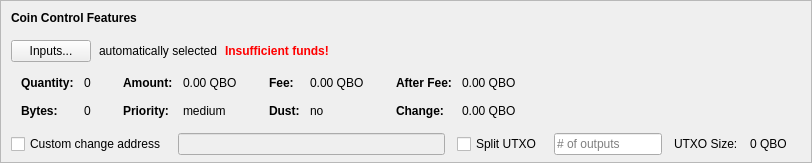
    <widget class="QFrame" name="frameCoinControl">
     <property name="sizePolicy">
      <sizepolicy hsizetype="Expanding" vsizetype="Expanding">
       <horstretch>0</horstretch>
       <verstretch>0</verstretch>
      </sizepolicy>
     </property>
     <property name="maximumSize">
      <size>
       <width>16777215</width>
       <height>16777215</height>
      </size>
     </property>
     <property name="frameShape">
      <enum>QFrame::StyledPanel</enum>
     </property>
     <property name="frameShadow">
      <enum>QFrame::Sunken</enum>
     </property>
     <layout class="QVBoxLayout" name="verticalLayoutCoinControl2">
      <property name="spacing">
       <number>0</number>
      </property>
      <property name="leftMargin">
       <number>0</number>
      </property>
      <property name="topMargin">
       <number>0</number>
      </property>
      <property name="rightMargin">
       <number>0</number>
      </property>
      <property name="bottomMargin">
       <number>6</number>
      </property>
      <item>
       <layout class="QVBoxLayout" name="verticalLayoutCoinControl" stretch="0,0,0,0,1">
        <property name="spacing">
         <number>0</number>
        </property>
        <property name="leftMargin">
         <number>10</number>
        </property>
        <property name="topMargin">
         <number>10</number>
        </property>
        <item>
         <layout class="QHBoxLayout" name="horizontalLayoutCoinControl1">
          <property name="bottomMargin">
           <number>15</number>
          </property>
          <item>
           <widget class="QLabel" name="labelCoinControlFeatures">
            <property name="sizePolicy">
             <sizepolicy hsizetype="Preferred" vsizetype="Maximum">
              <horstretch>0</horstretch>
              <verstretch>0</verstretch>
             </sizepolicy>
            </property>
            <property name="font">
             <font>
              <weight>75</weight>
              <bold>true</bold>
             </font>
            </property>
            <property name="styleSheet">
             <string notr="true">font-weight:bold;</string>
            </property>
            <property name="text">
             <string>Coin Control Features</string>
            </property>
           </widget>
          </item>
         </layout>
        </item>
        <item>
         <layout class="QHBoxLayout" name="horizontalLayoutCoinControl2" stretch="0,0,0,0">
          <property name="spacing">
           <number>8</number>
          </property>
          <property name="bottomMargin">
           <number>10</number>
          </property>
          <item>
           <widget class="QPushButton" name="pushButtonCoinControl">
            <property name="styleSheet">
             <string notr="true"/>
            </property>
            <property name="text">
             <string>Inputs...</string>
            </property>
            <property name="autoDefault">
             <bool>false</bool>
            </property>
           </widget>
          </item>
          <item>
           <widget class="QLabel" name="labelCoinControlAutomaticallySelected">
            <property name="text">
             <string>automatically selected</string>
            </property>
            <property name="margin">
             <number>5</number>
            </property>
           </widget>
          </item>
          <item>
           <widget class="QLabel" name="labelCoinControlInsuffFunds">
            <property name="font">
             <font>
              <weight>75</weight>
              <bold>true</bold>
             </font>
            </property>
            <property name="styleSheet">
             <string notr="true">color:red;font-weight:bold;</string>
            </property>
            <property name="text">
             <string>Insufficient funds!</string>
            </property>
            <property name="margin">
             <number>5</number>
            </property>
           </widget>
          </item>
          <item>
           <spacer name="horizontalSpacerCoinControl">
            <property name="orientation">
             <enum>Qt::Horizontal</enum>
            </property>
            <property name="sizeHint" stdset="0">
             <size>
              <width>40</width>
              <height>1</height>
             </size>
            </property>
           </spacer>
          </item>
         </layout>
        </item>
        <item>
         <widget class="QWidget" name="widgetCoinControl" native="true">
          <property name="sizePolicy">
           <sizepolicy hsizetype="Preferred" vsizetype="Preferred">
            <horstretch>0</horstretch>
            <verstretch>0</verstretch>
           </sizepolicy>
          </property>
          <property name="minimumSize">
           <size>
            <width>0</width>
            <height>0</height>
           </size>
          </property>
          <property name="styleSheet">
           <string notr="true"/>
          </property>
          <layout class="QHBoxLayout" name="horizontalLayoutCoinControl5">
           <property name="leftMargin">
            <number>0</number>
           </property>
           <property name="topMargin">
            <number>0</number>
           </property>
           <property name="rightMargin">
            <number>0</number>
           </property>
           <property name="bottomMargin">
            <number>0</number>
           </property>
           <item>
            <layout class="QHBoxLayout" name="horizontalLayoutCoinControl3" stretch="0,0,0,1">
             <property name="spacing">
              <number>20</number>
             </property>
             <property name="topMargin">
              <number>0</number>
             </property>
             <property name="bottomMargin">
              <number>10</number>
             </property>
             <item>
              <layout class="QFormLayout" name="formLayoutCoinControl1">
               <property name="horizontalSpacing">
                <number>10</number>
               </property>
               <property name="verticalSpacing">
                <number>14</number>
               </property>
               <property name="leftMargin">
                <number>10</number>
               </property>
               <property name="topMargin">
                <number>4</number>
               </property>
               <property name="rightMargin">
                <number>6</number>
               </property>
               <item row="0" column="0">
                <widget class="QLabel" name="labelCoinControlQuantityText">
                 <property name="font">
                  <font>
                   <weight>75</weight>
                   <bold>true</bold>
                  </font>
                 </property>
                 <property name="text">
                  <string>Quantity:</string>
                 </property>
                 <property name="margin">
                  <number>0</number>
                 </property>
                </widget>
               </item>
               <item row="0" column="1">
                <widget class="QLabel" name="labelCoinControlQuantity">
                 <property name="cursor">
                  <cursorShape>IBeamCursor</cursorShape>
                 </property>
                 <property name="contextMenuPolicy">
                  <enum>Qt::ActionsContextMenu</enum>
                 </property>
                 <property name="text">
                  <string notr="true">0</string>
                 </property>
                 <property name="margin">
                  <number>0</number>
                 </property>
                 <property name="textInteractionFlags">
                  <set>Qt::LinksAccessibleByMouse|Qt::TextSelectableByKeyboard|Qt::TextSelectableByMouse</set>
                 </property>
                </widget>
               </item>
               <item row="1" column="0">
                <widget class="QLabel" name="labelCoinControlBytesText">
                 <property name="font">
                  <font>
                   <weight>75</weight>
                   <bold>true</bold>
                  </font>
                 </property>
                 <property name="text">
                  <string>Bytes:</string>
                 </property>
                </widget>
               </item>
               <item row="1" column="1">
                <widget class="QLabel" name="labelCoinControlBytes">
                 <property name="cursor">
                  <cursorShape>IBeamCursor</cursorShape>
                 </property>
                 <property name="contextMenuPolicy">
                  <enum>Qt::ActionsContextMenu</enum>
                 </property>
                 <property name="text">
                  <string notr="true">0</string>
                 </property>
                 <property name="textInteractionFlags">
                  <set>Qt::LinksAccessibleByMouse|Qt::TextSelectableByKeyboard|Qt::TextSelectableByMouse</set>
                 </property>
                </widget>
               </item>
              </layout>
             </item>
             <item>
              <layout class="QFormLayout" name="formLayoutCoinControl2">
               <property name="horizontalSpacing">
                <number>10</number>
               </property>
               <property name="verticalSpacing">
                <number>14</number>
               </property>
               <property name="leftMargin">
                <number>6</number>
               </property>
               <property name="topMargin">
                <number>4</number>
               </property>
               <property name="rightMargin">
                <number>6</number>
               </property>
               <item row="0" column="0">
                <widget class="QLabel" name="labelCoinControlAmountText">
                 <property name="font">
                  <font>
                   <weight>75</weight>
                   <bold>true</bold>
                  </font>
                 </property>
                 <property name="text">
                  <string>Amount:</string>
                 </property>
                 <property name="margin">
                  <number>0</number>
                 </property>
                </widget>
               </item>
               <item row="0" column="1">
                <widget class="QLabel" name="labelCoinControlAmount">
                 <property name="cursor">
                  <cursorShape>IBeamCursor</cursorShape>
                 </property>
                 <property name="contextMenuPolicy">
                  <enum>Qt::ActionsContextMenu</enum>
                 </property>
                 <property name="text">
                  <string notr="true">0.00 QBO</string>
                 </property>
                 <property name="textInteractionFlags">
                  <set>Qt::LinksAccessibleByMouse|Qt::TextSelectableByKeyboard|Qt::TextSelectableByMouse</set>
                 </property>
                </widget>
               </item>
               <item row="1" column="0">
                <widget class="QLabel" name="labelCoinControlPriorityText">
                 <property name="font">
                  <font>
                   <weight>75</weight>
                   <bold>true</bold>
                  </font>
                 </property>
                 <property name="text">
                  <string>Priority:</string>
                 </property>
                </widget>
               </item>
               <item row="1" column="1">
                <widget class="QLabel" name="labelCoinControlPriority">
                 <property name="cursor">
                  <cursorShape>IBeamCursor</cursorShape>
                 </property>
                 <property name="contextMenuPolicy">
                  <enum>Qt::ActionsContextMenu</enum>
                 </property>
                 <property name="text">
                  <string>medium</string>
                 </property>
                 <property name="textInteractionFlags">
                  <set>Qt::LinksAccessibleByMouse|Qt::TextSelectableByKeyboard|Qt::TextSelectableByMouse</set>
                 </property>
                </widget>
               </item>
              </layout>
             </item>
             <item>
              <layout class="QFormLayout" name="formLayoutCoinControl3">
               <property name="horizontalSpacing">
                <number>10</number>
               </property>
               <property name="verticalSpacing">
                <number>14</number>
               </property>
               <property name="leftMargin">
                <number>6</number>
               </property>
               <property name="topMargin">
                <number>4</number>
               </property>
               <property name="rightMargin">
                <number>6</number>
               </property>
               <item row="0" column="0">
                <widget class="QLabel" name="labelCoinControlFeeText">
                 <property name="font">
                  <font>
                   <weight>75</weight>
                   <bold>true</bold>
                  </font>
                 </property>
                 <property name="text">
                  <string>Fee:</string>
                 </property>
                 <property name="margin">
                  <number>0</number>
                 </property>
                </widget>
               </item>
               <item row="0" column="1">
                <widget class="QLabel" name="labelCoinControlFee">
                 <property name="cursor">
                  <cursorShape>IBeamCursor</cursorShape>
                 </property>
                 <property name="contextMenuPolicy">
                  <enum>Qt::ActionsContextMenu</enum>
                 </property>
                 <property name="text">
                  <string notr="true">0.00 QBO</string>
                 </property>
                 <property name="textInteractionFlags">
                  <set>Qt::LinksAccessibleByMouse|Qt::TextSelectableByKeyboard|Qt::TextSelectableByMouse</set>
                 </property>
                </widget>
               </item>
               <item row="1" column="0">
                <widget class="QLabel" name="labelCoinControlLowOutputText">
                 <property name="font">
                  <font>
                   <weight>75</weight>
                   <bold>true</bold>
                  </font>
                 </property>
                 <property name="text">
                  <string>Dust:</string>
                 </property>
                </widget>
               </item>
               <item row="1" column="1">
                <widget class="QLabel" name="labelCoinControlLowOutput">
                 <property name="cursor">
                  <cursorShape>IBeamCursor</cursorShape>
                 </property>
                 <property name="contextMenuPolicy">
                  <enum>Qt::ActionsContextMenu</enum>
                 </property>
                 <property name="text">
                  <string>no</string>
                 </property>
                 <property name="textInteractionFlags">
                  <set>Qt::LinksAccessibleByMouse|Qt::TextSelectableByKeyboard|Qt::TextSelectableByMouse</set>
                 </property>
                </widget>
               </item>
              </layout>
             </item>
             <item>
              <layout class="QFormLayout" name="formLayoutCoinControl4">
               <property name="horizontalSpacing">
                <number>10</number>
               </property>
               <property name="verticalSpacing">
                <number>14</number>
               </property>
               <property name="leftMargin">
                <number>6</number>
               </property>
               <property name="topMargin">
                <number>4</number>
               </property>
               <property name="rightMargin">
                <number>6</number>
               </property>
               <item row="0" column="0">
                <widget class="QLabel" name="labelCoinControlAfterFeeText">
                 <property name="font">
                  <font>
                   <weight>75</weight>
                   <bold>true</bold>
                  </font>
                 </property>
                 <property name="text">
                  <string>After Fee:</string>
                 </property>
                 <property name="margin">
                  <number>0</number>
                 </property>
                </widget>
               </item>
               <item row="0" column="1">
                <widget class="QLabel" name="labelCoinControlAfterFee">
                 <property name="cursor">
                  <cursorShape>IBeamCursor</cursorShape>
                 </property>
                 <property name="contextMenuPolicy">
                  <enum>Qt::ActionsContextMenu</enum>
                 </property>
                 <property name="text">
                  <string notr="true">0.00 QBO</string>
                 </property>
                 <property name="textInteractionFlags">
                  <set>Qt::LinksAccessibleByMouse|Qt::TextSelectableByKeyboard|Qt::TextSelectableByMouse</set>
                 </property>
                </widget>
               </item>
               <item row="1" column="0">
                <widget class="QLabel" name="labelCoinControlChangeText">
                 <property name="font">
                  <font>
                   <weight>75</weight>
                   <bold>true</bold>
                  </font>
                 </property>
                 <property name="text">
                  <string>Change:</string>
                 </property>
                </widget>
               </item>
               <item row="1" column="1">
                <widget class="QLabel" name="labelCoinControlChange">
                 <property name="cursor">
                  <cursorShape>IBeamCursor</cursorShape>
                 </property>
                 <property name="contextMenuPolicy">
                  <enum>Qt::ActionsContextMenu</enum>
                 </property>
                 <property name="text">
                  <string notr="true">0.00 QBO</string>
                 </property>
                 <property name="textInteractionFlags">
                  <set>Qt::LinksAccessibleByMouse|Qt::TextSelectableByKeyboard|Qt::TextSelectableByMouse</set>
                 </property>
                </widget>
               </item>
              </layout>
             </item>
            </layout>
           </item>
          </layout>
         </widget>
        </item>
        <item>
         <layout class="QHBoxLayout" name="horizontalLayoutCoinControl4" stretch="0,0,0,0,0,0,0">
          <property name="spacing">
           <number>12</number>
          </property>
          <property name="sizeConstraint">
           <enum>QLayout::SetDefaultConstraint</enum>
          </property>
          <property name="topMargin">
           <number>5</number>
          </property>
          <property name="rightMargin">
           <number>5</number>
          </property>
          <item>
           <widget class="QCheckBox" name="checkBoxCoinControlChange">
            <property name="toolTip">
             <string>If this is activated, but the change address is empty or invalid, change will be sent to a newly generated address.</string>
            </property>
            <property name="text">
             <string>Custom change address</string>
            </property>
           </widget>
          </item>
          <item>
           <widget class="QValidatedLineEdit" name="lineEditCoinControlChange">
            <property name="enabled">
             <bool>false</bool>
            </property>
            <property name="sizePolicy">
             <sizepolicy hsizetype="Expanding" vsizetype="Fixed">
              <horstretch>0</horstretch>
              <verstretch>0</verstretch>
             </sizepolicy>
            </property>
           </widget>
          </item>
          <item>
           <widget class="QCheckBox" name="splitBlockCheckBox">
            <property name="text">
             <string>Split UTXO</string>
            </property>
           </widget>
          </item>
          <item>
           <widget class="QLineEdit" name="splitBlockLineEdit">
            <property name="sizePolicy">
             <sizepolicy hsizetype="Fixed" vsizetype="Fixed">
              <horstretch>50</horstretch>
              <verstretch>0</verstretch>
             </sizepolicy>
            </property>
            <property name="placeholderText">
             <string># of outputs</string>
            </property>
           </widget>
          </item>
          <item>
           <widget class="QLabel" name="labelBlockSizeText">
            <property name="text">
             <string>UTXO Size:</string>
            </property>
           </widget>
          </item>
          <item>
           <widget class="QLabel" name="labelBlockSize">
            <property name="text">
             <string>0 QBO</string>
            </property>
           </widget>
          </item>
          <item>
           <widget class="QLabel" name="labelCoinControlChangeLabel">
            <property name="sizePolicy">
             <sizepolicy hsizetype="Preferred" vsizetype="Expanding">
              <horstretch>0</horstretch>
              <verstretch>0</verstretch>
             </sizepolicy>
            </property>
            <property name="minimumSize">
             <size>
              <width>0</width>
              <height>0</height>
             </size>
            </property>
            <property name="text">
             <string/>
            </property>
            <property name="margin">
             <number>3</number>
            </property>
           </widget>
          </item>
         </layout>
        </item>
        <item>
         <spacer name="verticalSpacerCoinControl">
          <property name="orientation">
           <enum>Qt::Vertical</enum>
          </property>
          <property name="sizeHint" stdset="0">
           <size>
            <width>800</width>
            <height>1</height>
           </size>
          </property>
         </spacer>
        </item>
       </layout>
      </item>
     </layout>
    </widget>
